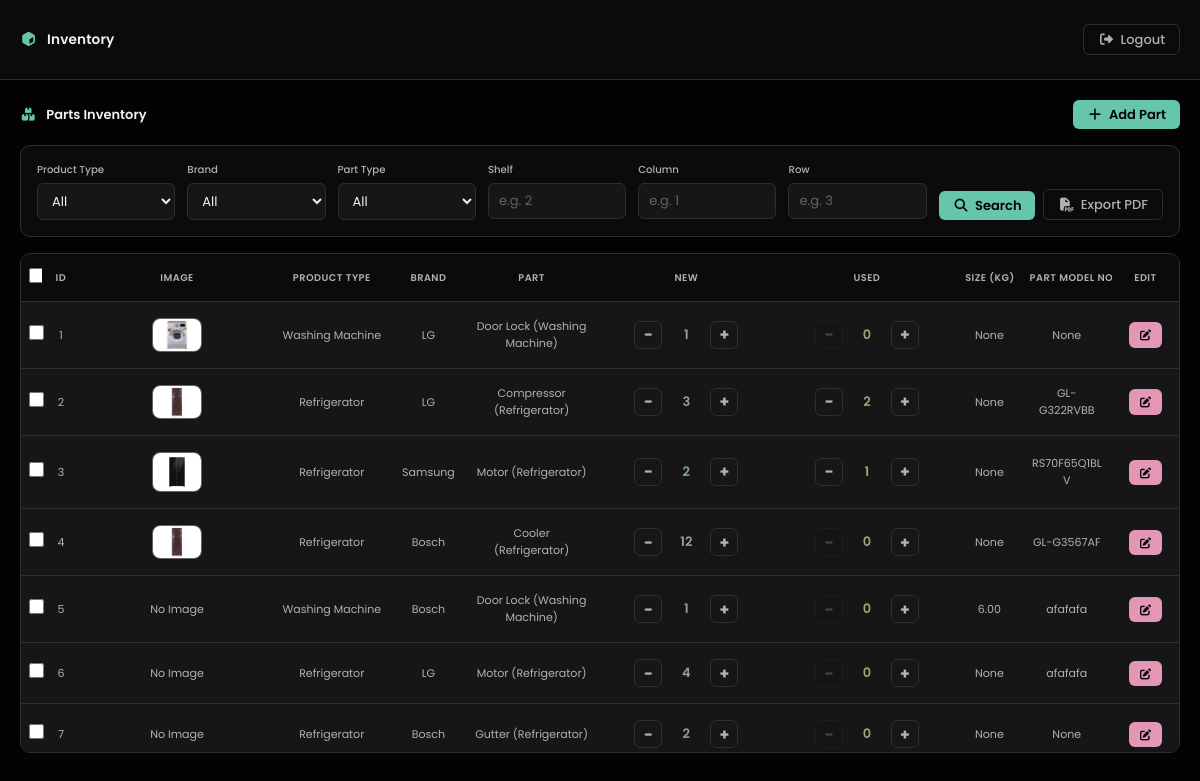
Page / (signed in) on the earlier database version.
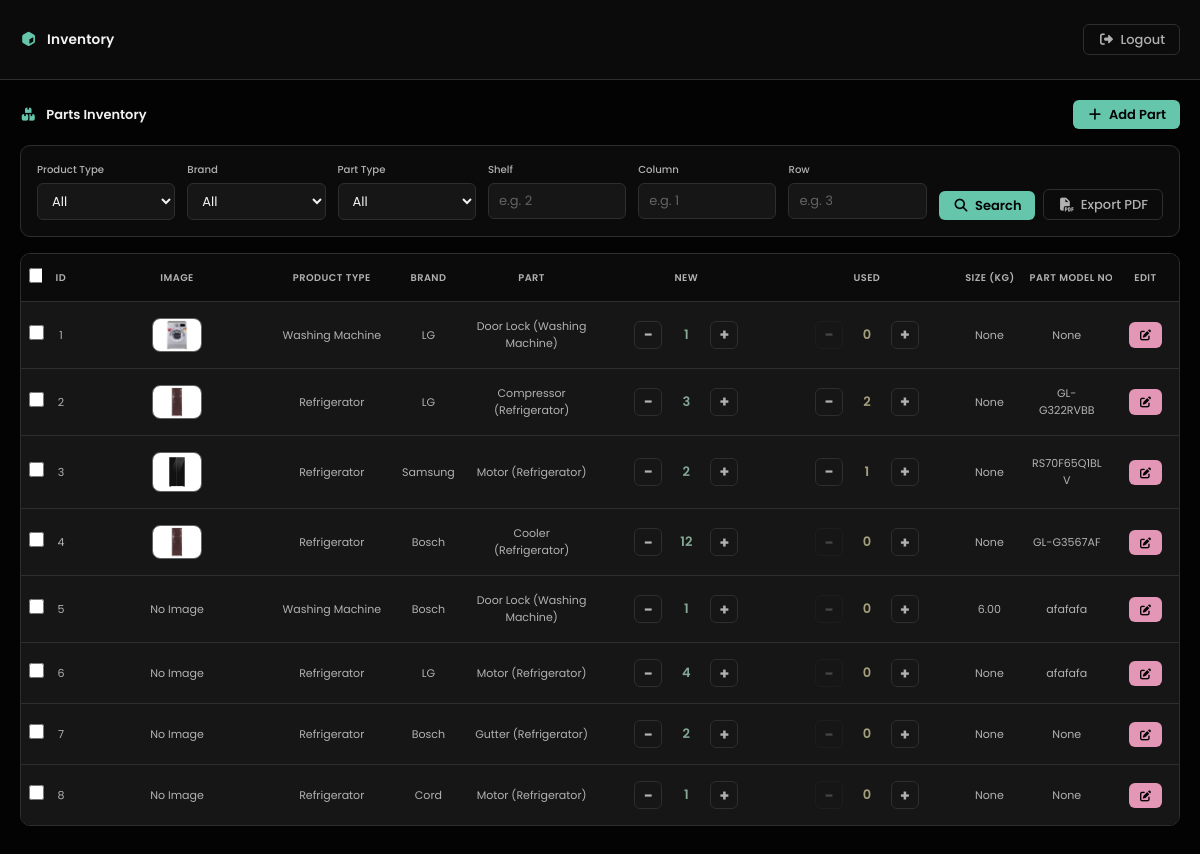
Same page on the later database version.
### dashboard/models.py (models this page shows, shortened)
class Part(models.Model):
    product_type = models.ForeignKey(
        ProductType,
        on_delete=models.PROTECT,
        related_name="parts",
    )
    brand = models.ForeignKey(
        Brand,
        on_delete=models.PROTECT,
        related_name="parts",
    )
    part_type = models.ForeignKey(
        PartType,
        on_delete=models.PROTECT,
        related_name="parts",
    )
    image = models.ImageField(upload_to="parts/", null=True, blank=True)
    product_model = models.CharField(max_length=100, null=True, blank=True)
    total_new = models.PositiveIntegerField(default=0)
    total_used = models.PositiveIntegerField(default=0)
    size_kg = models.DecimalField(max_digits=7, decimal_places=2, null=True, blank=True)
    model_number = models.CharField(max_length=100, null=True, blank=True)
    shelf_number = models.PositiveIntegerField()
    column_number = models.CharField(max_length=100, null=True)
    row_number = models.CharField(max_length=100, null=True)
    notes = models.TextField(null=True, blank=True)
    class Meta:
        unique_together = [
            ("product_type", "brand", "part_type"),
            ("shelf_number", "column_number", "row_number"),
        ]

class ProductType(models.Model):
    name = models.CharField(max_length=100, unique=True)
    def __str__(self):
        return self.name

class Brand(models.Model):
    name = models.CharField(max_length=100, unique=True)
    def __str__(self):
        return self.name

class PartType(models.Model):
    name = models.CharField(max_length=150)
    product_type = models.ForeignKey(
        ProductType,
        on_delete=models.CASCADE,  # PartTypes for a deleted ProductType clean up automatically
        related_name="part_types",
    )
    class Meta:
        unique_together = ("name", "product_type")
    def __str__(self):
        return f"{self.name} ({self.product_type})"

### dashboard/views.py (the view)
# urls.py: path("", views.index, name="dashboard-index"),
@login_required
def index(request):
    items = Part.objects.select_related("product_type", "brand", "part_type").all()
    context = {"items": items}
    return render(request, "dashboard/index.html", context=context)

### templates/dashboard/index.html (shortened to what the changed rows need)
{% extends 'partials/base.html' %}
{% load static %}
{% block content %}
{% if user.is_authenticated %}
<div class="page-content">
  <div class="table-wrapper">
    <table>
      <thead>
        <tr>
          <th><input type="checkbox" id="select-all" title="Select all"></th>
          <th>ID</th>
          <th>Image</th>
          <th>Product Type</th>
          <th>Brand</th>
          <th>Part</th>
          <th>New</th>
          <th>Used</th>
          <th>Size (kg)</th>
          <th>Part Model No.</th>
          <th>Edit</th>
        </tr>
      </thead>
      <tbody>
        {% for item in items %}
        <tr>
          <td><input type="checkbox" class="row-check" value="{{item.id}}"></td>
          <td>{{ item.id }}</td>
          <td>
            {% if item.image %}
              <img src="{{ item.image.url }}" alt="{{ item.product_type }} image" style="width: 50px; height: auto;">
            {% else %}
              <span>No Image</span>
            {% endif %}
          </td>
          <td>{{ item.product_type }}</td>
          <td>{{ item.brand }}</td>
          <td>{{ item.part_type }}</td>
          <td class="stock-new">
            <div class="stock-adjuster">
              <button class="adj-btn"
                      data-pk="{{ item.id }}"
                      data-field="total_new"
                      data-delta="-1"
                      title="Remove one new unit">−</button>
              <span class="stock-val" id="stock-new-{{ item.id }}">{{ item.total_new }}</span>
              <button class="adj-btn"
                      data-pk="{{ item.id }}"
                      data-field="total_new"
                      data-delta="1"
                      title="Add one new unit">+</button>
            </div>
          </td>
          <td class="stock-used">
            <div class="stock-adjuster">
              <button class="adj-btn"
                      data-pk="{{ item.id }}"
                      data-field="total_used"
                      data-delta="-1"
                      title="Remove one used unit">−</button>
              <span class="stock-val" id="stock-used-{{ item.id }}">{{ item.total_used }}</span>
              <button class="adj-btn"
                      data-pk="{{ item.id }}"
                      data-field="total_used"
                      data-delta="1"
                      title="Add one used unit">+</button>
            </div>
          </td>
          <td>{{ item.size_kg }}</td>
          <td>{{ item.model_number }}</td>
          <td>
            <a href="{% url 'edit-part' item.id %}" class="btn btn-icon" title="Edit">
              <i class="fa-solid fa-pen-to-square"></i>
            </a>
          </td>
        </tr>
        {% endfor %}
      </tbody>
    </table>
  </div>
</div>
{% endif %}
{% endblock content %}

Differences in the rows shown:
added Part: id "8", image "No Image", product_type "Refrigerator", brand "Cord", part_type "Motor (Refrigerator)", total_new "1", total_used "0", size_kg "None", model_number "None"
